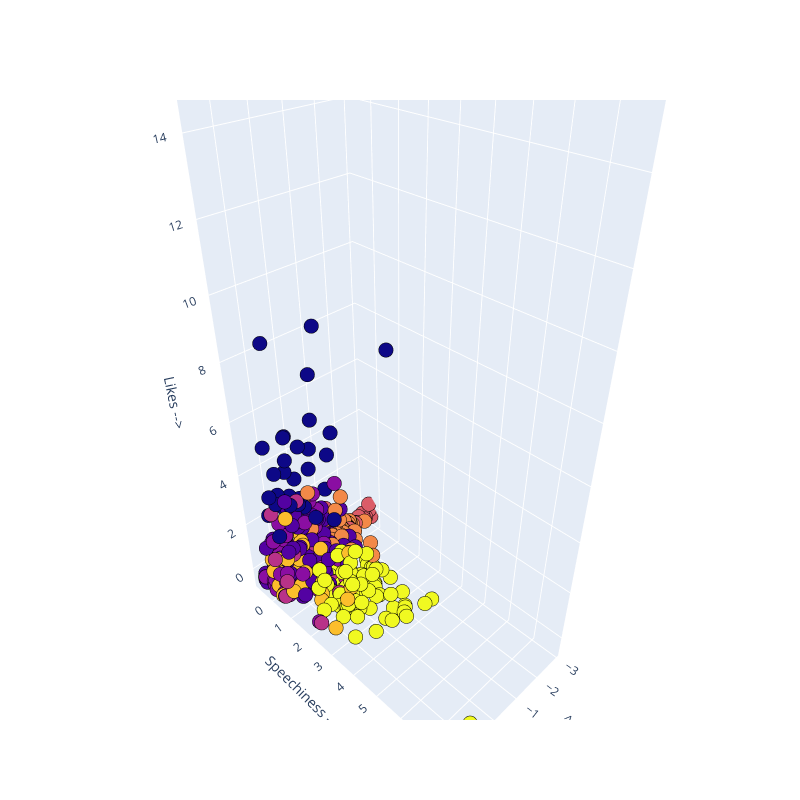
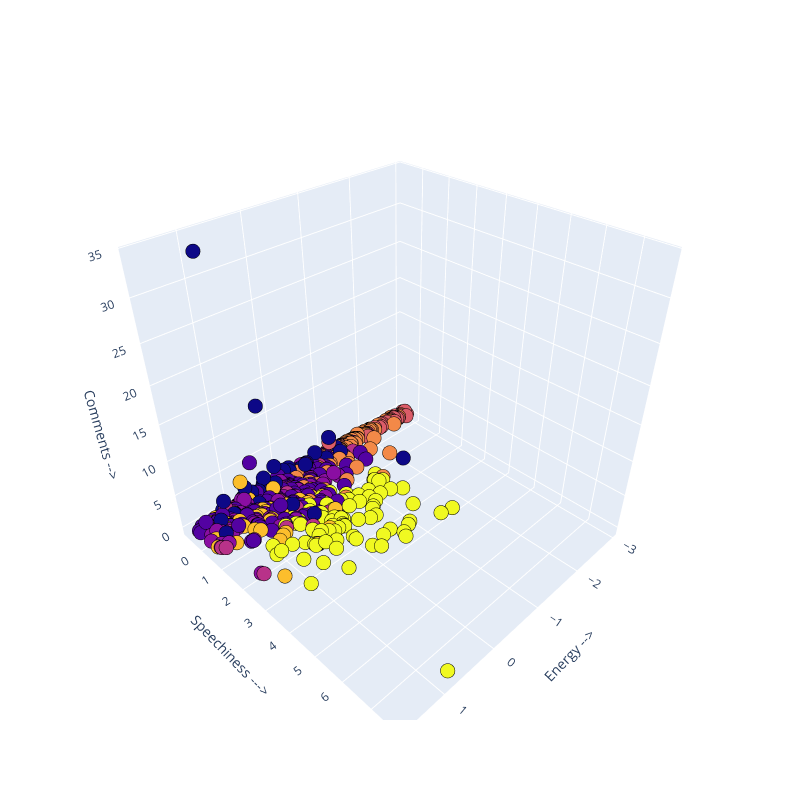
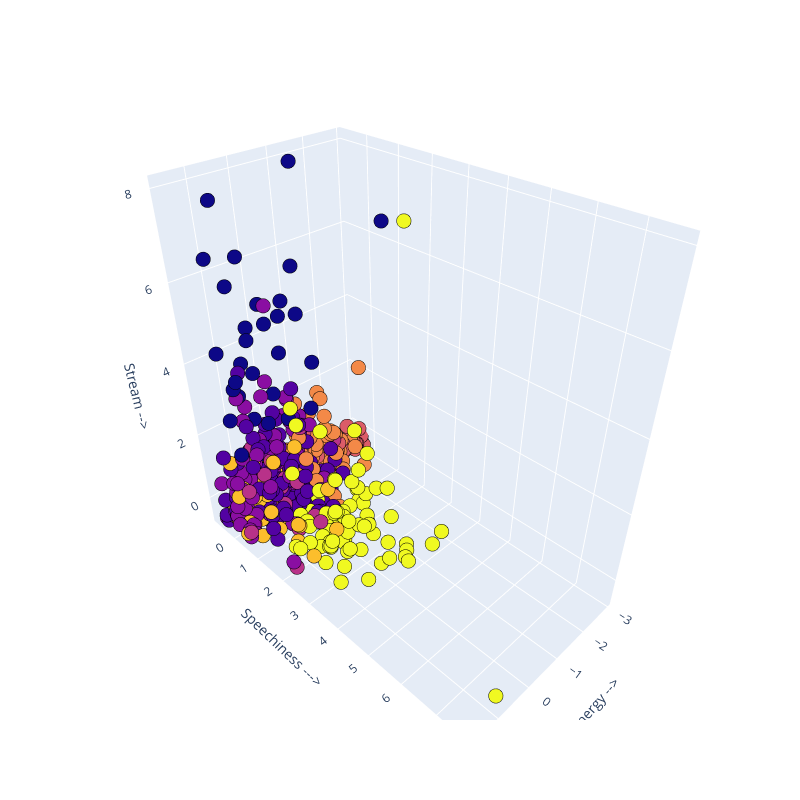
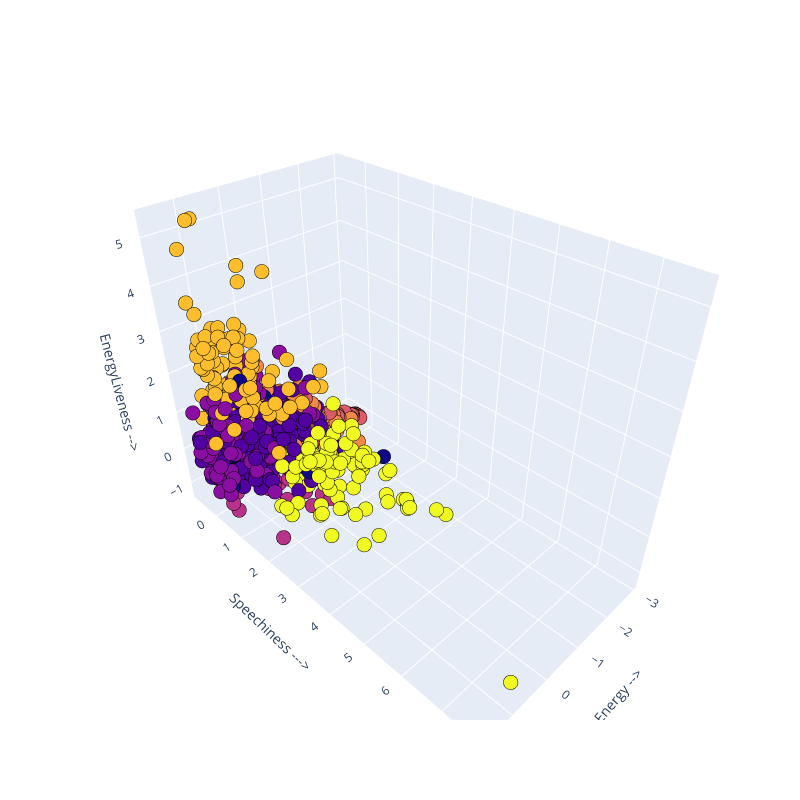

Source (notebook cell) for these figures, in order:
### Code cell
# Genera gráficos para todas las combinaciones de columnas numéricas
print(lstplots_global)
print('Number of plots so far:', len(lstplots_global))
print()
lstplots = []
for c1, c2, c3 in itertools.combinations(numericals, 3):
    
    idxc1 = numericals.get_loc(c1)
    idxc2 = numericals.get_loc(c2)
    idxc3 = numericals.get_loc(c3)
    
    t = (idxc1,idxc2,idxc3)

    if t not in lstplots_global:
        print(f'{idxc1}:{c1}, {idxc2}:{c2}, {idxc3}:{c3}')

        Scene = dict(xaxis = dict(title  = f'{c1} -->'),yaxis = dict(title  = f'{c2} --->'),zaxis = dict(title  = f'{c3} -->'))
        trace = go.Scatter3d(x=X_scale[indices4plot, idxc1], y=X_scale[indices4plot, idxc2], z=X_scale[indices4plot, idxc3], mode='markers', marker=dict(color=labels4plot, size=5, line=dict(color= 'black',width = 10)))

        layout = go.Layout(margin=dict(l=0,r=0), scene=Scene, height=800, width=800)
        data = [trace]
        fig = go.Figure(data = data, layout = layout)
        fig.show()

        lstplots.append(t)

        if len(lstplots) == 10:
            break

lstplots_global.extend(lstplots)

# Gràfiques interessants:
# 0:Danceability, 1:Energy, 4:Acousticness
# 0:Danceability, 1:Energy, 7:Valence
# 0:Danceability, 1:Energy, 8:Tempo
# 0:Danceability, 3:Speechiness, 4:Acousticness
# 6:Liveness, 3:Speechiness, 4:Acousticness
# 0:Danceability, 3:Speechiness, 14:EnergyLiveness
# 1:Energy, 3:Speechiness, 4:Acousticness
# 1:Energy, 3:Speechiness, 6:Liveness
# 1:Energy, 3:Speechiness, 14:EnergyLiveness
# 1:Energy, 4:Acousticness, 7:Valence

### Figure 1 — Plotly figure (JSON) as saved in the notebook; plotly's stock layout.template omitted (floating-point values rounded to 4 significant figures; data arrays with more than 128 entries replaced by an {"elided": "..."} marker saying what was removed)
{"data": [{"marker": {"color": {"elided": "1000 int values"}, "line": {"color": "black", "width": 10}, "size": 5}, "mode": "markers", "type": "scatter3d", "x": {"elided": "1000 float values"}, "y": {"elided": "1000 float values"}, "z": {"elided": "1000 float values"}}], "layout": {"height": 800, "margin": {"l": 0, "r": 0}, "scene": {"xaxis": {"title": {"text": "Energy -->"}}, "yaxis": {"title": {"text": "Speechiness --->"}}, "zaxis": {"title": {"text": "Likes -->"}}}, "width": 800}}

### Figure 2 — Plotly figure (JSON) as saved in the notebook; plotly's stock layout.template omitted (floating-point values rounded to 4 significant figures; data arrays with more than 128 entries replaced by an {"elided": "..."} marker saying what was removed)
{"data": [{"marker": {"color": {"elided": "1000 int values"}, "line": {"color": "black", "width": 10}, "size": 5}, "mode": "markers", "type": "scatter3d", "x": {"elided": "1000 float values"}, "y": {"elided": "1000 float values"}, "z": {"elided": "1000 float values"}}], "layout": {"height": 800, "margin": {"l": 0, "r": 0}, "scene": {"xaxis": {"title": {"text": "Energy -->"}}, "yaxis": {"title": {"text": "Speechiness --->"}}, "zaxis": {"title": {"text": "Comments -->"}}}, "width": 800}}

### Figure 3 — Plotly figure (JSON) as saved in the notebook; plotly's stock layout.template omitted (floating-point values rounded to 4 significant figures; data arrays with more than 128 entries replaced by an {"elided": "..."} marker saying what was removed)
{"data": [{"marker": {"color": {"elided": "1000 int values"}, "line": {"color": "black", "width": 10}, "size": 5}, "mode": "markers", "type": "scatter3d", "x": {"elided": "1000 float values"}, "y": {"elided": "1000 float values"}, "z": {"elided": "1000 float values"}}], "layout": {"height": 800, "margin": {"l": 0, "r": 0}, "scene": {"xaxis": {"title": {"text": "Energy -->"}}, "yaxis": {"title": {"text": "Speechiness --->"}}, "zaxis": {"title": {"text": "Stream -->"}}}, "width": 800}}

### Figure 4 — Plotly figure (JSON) as saved in the notebook; plotly's stock layout.template omitted (floating-point values rounded to 4 significant figures; data arrays with more than 128 entries replaced by an {"elided": "..."} marker saying what was removed)
{"data": [{"marker": {"color": {"elided": "1000 int values"}, "line": {"color": "black", "width": 10}, "size": 5}, "mode": "markers", "type": "scatter3d", "x": {"elided": "1000 float values"}, "y": {"elided": "1000 float values"}, "z": {"elided": "1000 float values"}}], "layout": {"height": 800, "margin": {"l": 0, "r": 0}, "scene": {"xaxis": {"title": {"text": "Energy -->"}}, "yaxis": {"title": {"text": "Speechiness --->"}}, "zaxis": {"title": {"text": "EnergyLiveness -->"}}}, "width": 800}}
